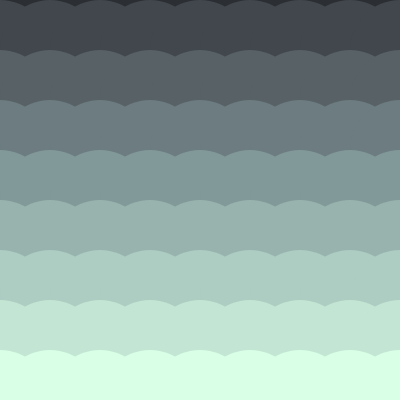
Frame 1 (no input)
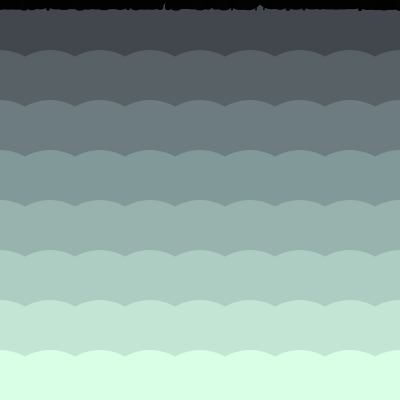
Frame 60 (no input)
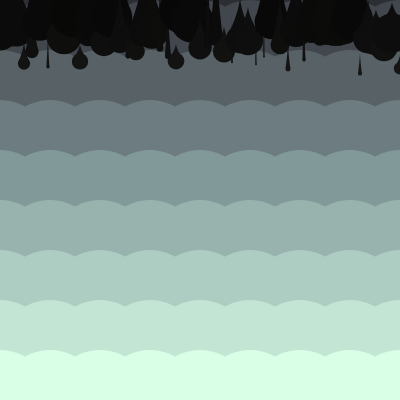
Frame 120 (the mouse pressed at the canvas centre since frame 60)

The p5.js sketch that drew these frames (run headless with seeded random() and noise() and a simulated clock; from frame 60 on, the mouse is pressed at the canvas centre):

// p5.js sketch
// ── sketch.js
class droplet{
  constructor(r,l){
    this.rad=r;
    this.len=l;
    this.timer=0;
    this.prog=0
    this.seconds=4;
  }
  rad(){
    return this.rad;
  }
  len(){
    return this.len;
  }
  drawshape(x,y){
    //draws the shape from the center peice
    noStroke();
    bezier(x-(this.rad/2),y,x+(this.rad/2),y-(this.len),x-(this.rad/2),y-(this.len),x+(this.rad/2),y);
    circle(x,y,this.rad);
  }
  
  moves(x,y,endy){
    let disty=endy-y;
    const timestep=this.seconds/disty
    let t=map(this.timer, 0, this.seconds,0,1);
    this.prog=easeFunction(t);
    this.timer+=timestep;
    if(this.timer>=this.seconds){
      this.timer=0;
    }
    fill(200*this.prog,5,50*this.prog);
    this.drawshape(x,y+(disty*this.prog));
  }
}
let rain=[];
let count=50;
let xoffset=0;
function setup(){
  createCanvas(400, 400);
  colorMode(HSB);
  //frameRate(24);
  xoffset=width/count;
  for(let i=0;i<count+1;i++){
    let r=random(50);
    rain[i]=new droplet(r,random(100)+r);
  }
}

function draw() {
  noStroke();
  background(220,15,20);
  circles();
  for(let i=0;i<count+1;i++){
    let starty=0-(rain[i].rad/2)
    let endy=height+rain[i].rad+rain[i].len;
    rain[i].moves(i*xoffset,starty,endy)
  }
}

function circles(){
  let rad=100;
  let num=height/(rad/2);
  let numx=width/(rad/2);
  for(let y=-1;y<num+1;y++){
    fill(220-(y*10),15,20+(y*10))
    for(let x=0;x<numx+1;x++){
      circle((rad/2)*x,(rad/2)*y,rad);
    }
  }
}

function easeFunction(x) {
    let result = 0;
     if(x<=0){
      return 0;
    }else{
      return pow(2, 20*x-8)
    }
    
}
